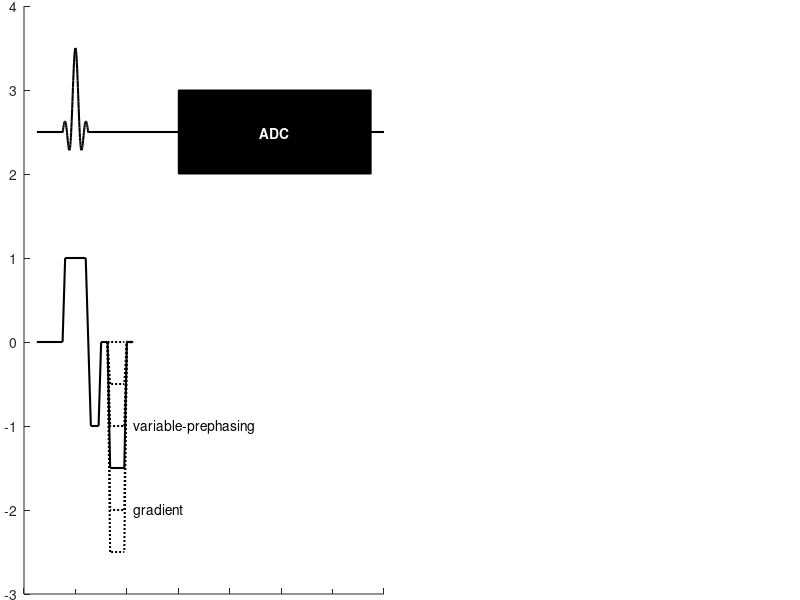

The MATLAB source for this figure: (Note: this script raises an error after producing the figure.)
% Copyright (c) 2024 Hannah Scholten

%% rf-pulse
x_rf = linspace(-0.5,0.5,100);
y_rf = sin(x_rf*19)./(x_rf*19);
offset_rf = 2.5;
offset_rf2 = -5.6;
offset_rf3 = -13.4;
offset_rf4 = -21.5;

%% slice-selection gradient
x_ss = [-0.5, -0.4, 0.4, 0.5, 0.6, 0.9, 1, 1.25];
y_ss = [0,    1,    1,   0,   -1,   -1, 0, 0];
offset_ss = 0;
offset_ss2 = -8.6;
offset_ss3 = -15.9;
offset_ss4 = -24.5;

%% variable-prephasing gradient
x_vp = [0, 0.1, 0.65, 0.75, 1];
y_vp = [0, 1,   1,    0,    0];

%% trapezoidal test gradient
x_tg = [0, 0.5, 0.9, 1.6, 2];
y_tg = [0, 0,   1.5, 1.5, 0];

%% rectangle
x_rect = [-4, -4, 14, 14, -4]-1;
y_rect = [-3,4.5,4.5,  -3, -3];
y_rect2 = [-2,4.9,4.9,  -2, -2];

%%
lw = 1.5;
lw2 = 1.2;

fig = figure('Units','centimeters', 'InnerPosition', [0 0 17.56 18]);

ax1 = subplot('Position',[0.03 0.01 0.45 0.98]);
hold on;
% RF line 1
plot([-1.5, -0.5],[0,0]+offset_rf, 'LineWidth',lw,'Color','k');
plot(x_rf, y_rf+offset_rf, 'LineWidth',lw,'Color','k');
plot([0.5,12],[0,0]+offset_rf, 'LineWidth',lw,'Color','k');
x = x_ss(end)-x_ss(1)+x_vp(end)+x_ss(end);
rectangle('Position',[x, offset_rf-0.5, 7.5, 1], 'FaceColor','k');
text(x+3.75, offset_rf, 'ADC', 'Color','w','FontWeight','bold','HorizontalAlignment','center');
% Gradient line 1
plot([-1.5, -0.5],[0,0]+offset_ss, 'LineWidth',lw,'Color','k');
plot(x_ss, y_ss+offset_ss, 'LineWidth',lw,'Color','k');
plot(x_vp+x_ss(end), -y_vp*0.5+offset_ss,':', 'LineWidth',lw,'Color','k');
plot(x_vp+x_ss(end), zeros(size(x_vp))*1.0+offset_ss,':', 'LineWidth',lw,'Color','k');
plot(x_vp+x_ss(end), -y_vp*1.0+offset_ss,':', 'LineWidth',lw,'Color','k');
plot(x_vp+x_ss(end), -y_vp*1.5+offset_ss, 'LineWidth',lw,'Color','k');
plot(x_vp+x_ss(end), -y_vp*2.0+offset_ss,':', 'LineWidth',lw,'Color','k');
plot(x_vp+x_ss(end), -y_vp*2.5+offset_ss,':', 'LineWidth',lw,'Color','k');
x = x_vp(end)+x_ss(end);
text(x, -y_vp(3)*1.0+offset_ss, 'variable-prephasing');
text(x, -y_vp(3)*2.0+offset_ss, 'gradient');
rectangle('Position',[x_ss(end)-0.1 offset_ss-y_vp(3)*2.5-0.2 0.95 2.9],'LineStyle','none','FaceColor', [0, 0, 0, 0.2]);
rectangle('Position',[x_ss(end)-0.1+0.95 offset_ss-y_vp(3)*2.5-0.2 8.5 2.2],'LineStyle','none','FaceColor', [0, 0, 0, 0.2]);
plot(x_ss-x_ss(1)+x, zeros(size(x_ss))+offset_ss, 'LineWidth',lw,'Color','k');
x = x_ss(end)-x_ss(1)+x;
plot(x_tg+x, y_tg+offset_ss, 'LineWidth',lw,'Color','k');
x = x_tg(end)+x;
text(x-0.1, y_tg(3)+offset_ss-0.1, 'test gradient');
rectangle('Position',[x-1.6 offset_ss-0.2 1.7 2.1],'LineStyle','none','FaceColor', [0, 0, 0, 0.2]);
rectangle('Position',[x+0.1 offset_ss+0.7 5.2 1.2],'LineStyle','none','FaceColor', [0, 0, 0, 0.2]);
plot([x, 12],[0,0]+offset_ss, 'LineWidth',lw,'Color','k');
% rectangle and text 1
plot(x_rect, y_rect+offset_ss,'--', 'LineWidth',lw2,'Color','k');
text(-4.3, offset_rf, 'RF');
text(-4.3, offset_ss, 'G_s_l_i_c_e');
text(-4.5, offset_rf+1.3, '(1)', 'FontWeight','bold','FontSize',11);
% RF line 2
plot([-1.5, -0.5],[0,0]+offset_rf2, 'LineWidth',lw,'Color','k');
plot(x_rf, y_rf+offset_rf2, 'LineWidth',lw,'Color','k');
plot([0.5,12],[0,0]+offset_rf2, 'LineWidth',lw,'Color','k');
x = x_ss(end)-x_ss(1)+x_vp(end)+x_ss(end);
rectangle('Position',[x, offset_rf2-0.5, 7.5, 1], 'FaceColor','k');
text(x+3.75, offset_rf2, 'ADC', 'Color','w','FontWeight','bold','HorizontalAlignment','center');
% Gradient line 2
plot([-1.5, -0.5],[0,0]+offset_ss2, 'LineWidth',lw,'Color','k');
plot(x_ss, y_ss+offset_ss2, 'LineWidth',lw,'Color','k');
x = x_ss(end);
plot([x, 12],[0,0]+offset_ss2, 'LineWidth',lw,'Color','k');
% rectangle and text 2
plot(x_rect, y_rect2+offset_ss2,'-.', 'LineWidth',lw2,'Color','k');
text(-4.3, offset_rf2, 'RF');
text(-4.3, offset_ss2, 'G_s_l_i_c_e');
text(-4.5, offset_rf2+1.3, '(2)', 'FontWeight','bold','FontSize',11);
% RF line 3
plot([-1.5, x_vp(end)+x_ss(end)],[0,0]+offset_rf3, 'LineWidth',lw,'Color','k');
plot(x_rf-x_rf(1)+x_vp(end)+x_ss(end), y_rf+offset_rf3, 'LineWidth',lw,'Color','k');
plot([x_rf(end)-x_rf(1)+x_vp(end)+x_ss(end),12],[0,0]+offset_rf3, 'LineWidth',lw,'Color','k');
x = x_ss(end)-x_ss(1)+x_vp(end)+x_ss(end);
rectangle('Position',[x, offset_rf3-0.5, 7.5, 1], 'FaceColor','k');
text(x+3.75, offset_rf3, 'ADC', 'Color','w','FontWeight','bold','HorizontalAlignment','center');
% Gradient line 3
plot([-1.5, x_ss(end)],[0,0]+offset_ss3, 'LineWidth',lw,'Color','k');
plot(x_vp+x_ss(end), -y_vp*0.5+offset_ss3,':', 'LineWidth',lw,'Color','k');
plot(x_vp+x_ss(end), zeros(size(x_vp))*1.0+offset_ss3,':', 'LineWidth',lw,'Color','k');
plot(x_vp+x_ss(end), -y_vp*1.0+offset_ss3,':', 'LineWidth',lw,'Color','k');
plot(x_vp+x_ss(end), -y_vp*1.5+offset_ss3, 'LineWidth',lw,'Color','k');
plot(x_vp+x_ss(end), -y_vp*2.0+offset_ss3,':', 'LineWidth',lw,'Color','k');
plot(x_vp+x_ss(end), -y_vp*2.5+offset_ss3,':', 'LineWidth',lw,'Color','k');
x = x_vp(end)+x_ss(end);
plot(x_ss-x_ss(1)+x, y_ss+offset_ss3, 'LineWidth',lw,'Color','k');
x = x_ss(end)-x_ss(1)+x;
plot([x, 12],[0,0]+offset_ss3, 'LineWidth',lw,'Color','k');
% rectangle and text 3
plot(x_rect, y_rect+offset_ss3,'-.', 'LineWidth',lw2,'Color','k');
text(-4.3, offset_rf3, 'RF');
text(-4.3, offset_ss3, 'G_s_l_i_c_e');
text(-4.5, offset_rf3+1.3, '(3)', 'FontWeight','bold','FontSize',11);
% RF line 4
plot([-1.5, x_vp(end)+x_ss(end)],[0,0]+offset_rf4, 'LineWidth',lw,'Color','k');
plot(x_rf-x_rf(1)+x_vp(end)+x_ss(end), y_rf+offset_rf4, 'LineWidth',lw,'Color','k');
plot([x_rf(end)-x_rf(1)+x_vp(end)+x_ss(end),12],[0,0]+offset_rf4, 'LineWidth',lw,'Color','k');
x = x_ss(end)-x_ss(1)+x_vp(end)+x_ss(end);
rectangle('Position',[x, offset_rf4-0.5, 7.5, 1], 'FaceColor','k');
text(x+3.75, offset_rf4, 'ADC', 'Color','w','FontWeight','bold','HorizontalAlignment','center');
% Gradient line 4
plot([-1.5, x_ss(end)+x_vp(end)],[0,0]+offset_ss4, 'LineWidth',lw,'Color','k');
x = x_vp(end)+x_ss(end);
plot(x_ss-x_ss(1)+x, y_ss+offset_ss4, 'LineWidth',lw,'Color','k');
x = x_ss(end)-x_ss(1)+x;
plot([x, 12],[0,0]+offset_ss4, 'LineWidth',lw,'Color','k');
% rectangle and text 4
plot(x_rect, y_rect2+offset_ss4,'-.', 'LineWidth',lw2,'Color','k');
text(-4.3, offset_rf4, 'RF');
text(-4.3, offset_ss4, 'G_s_l_i_c_e');
text(-4.5, offset_rf4+1.3, '(4)', 'FontWeight','bold','FontSize',11);
% other stuff
plot([-3.75, -4.5, -4.5, -3.75]-1, [5.5, 5.5, -2.5+offset_ss4, -2.5+offset_ss4], 'LineWidth',lw2,'Color','k');
plot([13.75, 14.5, 14.5, 13.75]-1, [5.5, 5.5, -2.5+offset_ss4, -2.5+offset_ss4], 'LineWidth',lw2,'Color','k');
text(-4.5, 5.5, 'for n = 1 ... N (variable-prephasing steps)');
plot([-4, -5, -5, -4]-1, [6.5, 6.5, -3+offset_ss4, -3+offset_ss4], 'LineWidth',lw2,'Color','k');
plot([14, 15, 15, 14]-1, [6.5, 6.5, -3+offset_ss4, -3+offset_ss4], 'LineWidth',lw2,'Color','k');
text(-4.5, 6.5, 'for m = 1 ... M (slices)');
xlim([x_rect(1)-1.2 x_rect(3)+1.2]);
ylim([y_rect2(1)+offset_ss4-1.2 y_rect(2)+offset_ss+3.2]);
text(-7, 7.5, '(A)', 'FontWeight','bold', 'FontSize',12);
set(gca,'XColor','none','YColor','none','TickDir','out');

ax2 = subplot('Position',[0.53 0.01 0.45 0.98]);
hold on;
% RF line 1
plot([-1.5, -0.5],[0,0]+offset_rf, 'LineWidth',lw,'Color','k');
plot(x_rf, y_rf+offset_rf, 'LineWidth',lw,'Color','k');
plot([0.5,12],[0,0]+offset_rf, 'LineWidth',lw,'Color','k');
x = x_ss(end)-x_ss(1)+x_vp(end)+x_ss(end);
rectangle('Position',[x, offset_rf-0.5, 7.5, 1], 'FaceColor','k');
text(x+3.75, offset_rf, 'ADC', 'Color','w','FontWeight','bold','HorizontalAlignment','center');
% Gradient line 1
plot([-1.5, -0.5],[0,0]+offset_ss, 'LineWidth',lw,'Color','k');
plot(x_ss, y_ss+offset_ss, 'LineWidth',lw,'Color','k');
plot(x_vp+x_ss(end), -y_vp*0.5+offset_ss,':', 'LineWidth',lw,'Color','k');
plot(x_vp+x_ss(end), zeros(size(x_vp))*1.0+offset_ss,':', 'LineWidth',lw,'Color','k');
plot(x_vp+x_ss(end), -y_vp*1.0+offset_ss,':', 'LineWidth',lw,'Color','k');
plot(x_vp+x_ss(end), -y_vp*1.5+offset_ss, 'LineWidth',lw,'Color','k');
plot(x_vp+x_ss(end), -y_vp*2.0+offset_ss,':', 'LineWidth',lw,'Color','k');
plot(x_vp+x_ss(end), -y_vp*2.5+offset_ss,':', 'LineWidth',lw,'Color','k');
x = x_vp(end)+x_ss(end);
plot(x_ss-x_ss(1)+x, zeros(size(x_ss))+offset_ss, 'LineWidth',lw,'Color','k');
x = x_ss(end)-x_ss(1)+x;
plot(x_tg+x, y_tg+offset_ss, 'LineWidth',lw,'Color','k');
x = x_tg(end)+x;
plot([x, 12],[0,0]+offset_ss, 'LineWidth',lw,'Color','k');
% rectangle and text 1
plot(x_rect, y_rect+offset_ss,'--', 'LineWidth',lw2,'Color','k');
text(-4.3, offset_rf, 'RF');
text(-4.3, offset_ss, 'G_s_l_i_c_e');
text(-4.5, offset_rf+1.3, '(1)', 'FontWeight','bold','FontSize',11);
% RF line 2
plot([-1.5, -0.5],[0,0]+offset_rf2, 'LineWidth',lw,'Color','k');
plot(x_rf, y_rf+offset_rf2, 'LineWidth',lw,'Color','k');
plot([0.5,12],[0,0]+offset_rf2, 'LineWidth',lw,'Color','k');
x = x_ss(end)-x_ss(1)+x_vp(end)+x_ss(end);
rectangle('Position',[x, offset_rf2-0.5, 7.5, 1], 'FaceColor','k');
text(x+3.75, offset_rf2, 'ADC', 'Color','w','FontWeight','bold','HorizontalAlignment','center');
% Gradient line 2
plot([-1.5, -0.5],[0,0]+offset_ss2, 'LineWidth',lw,'Color','k');
plot(x_ss, y_ss+offset_ss2, 'LineWidth',lw,'Color','k');
plot(x_vp+x_ss(end), y_vp*0.5+offset_ss2,':', 'LineWidth',lw,'Color','k');
plot(x_vp+x_ss(end), zeros(size(x_vp))*1.0+offset_ss2,':', 'LineWidth',lw,'Color','k');
plot(x_vp+x_ss(end), y_vp*1.0+offset_ss2,':', 'LineWidth',lw,'Color','k');
plot(x_vp+x_ss(end), y_vp*1.5+offset_ss2, 'LineWidth',lw,'Color','k');
plot(x_vp+x_ss(end), y_vp*2.0+offset_ss2,':', 'LineWidth',lw,'Color','k');
plot(x_vp+x_ss(end), y_vp*2.5+offset_ss2,':', 'LineWidth',lw,'Color','k');
x = x_vp(end)+x_ss(end);
plot(x_ss-x_ss(1)+x, zeros(size(x_ss))+offset_ss2, 'LineWidth',lw,'Color','k');
x = x_ss(end)-x_ss(1)+x;
plot(x_tg+x, -y_tg+offset_ss2, 'LineWidth',lw,'Color','k');
x = x_tg(end)+x;
plot([x, 12],[0,0]+offset_ss2, 'LineWidth',lw,'Color','k');
% rectangle and text 2
plot(x_rect, y_rect2+offset_ss2,'-.', 'LineWidth',lw2,'Color','k');
text(-4.3, offset_rf2, 'RF');
text(-4.3, offset_ss2, 'G_s_l_i_c_e');
text(-4.5, offset_rf2+1.3, '(2)', 'FontWeight','bold','FontSize',11);
% RF line 3
plot([-1.5, x_vp(end)+x_ss(end)],[0,0]+offset_rf3, 'LineWidth',lw,'Color','k');
plot(x_rf-x_rf(1)+x_vp(end)+x_ss(end), y_rf+offset_rf3, 'LineWidth',lw,'Color','k');
plot([x_rf(end)-x_rf(1)+x_vp(end)+x_ss(end),12],[0,0]+offset_rf3, 'LineWidth',lw,'Color','k');
x = x_ss(end)-x_ss(1)+x_vp(end)+x_ss(end);
rectangle('Position',[x, offset_rf3-0.5, 7.5, 1], 'FaceColor','k');
text(x+3.75, offset_rf3, 'ADC', 'Color','w','FontWeight','bold','HorizontalAlignment','center');
% Gradient line 3
plot([-1.5, x_ss(end)],[0,0]+offset_ss3, 'LineWidth',lw,'Color','k');
plot(x_vp+x_ss(end), -y_vp*0.5+offset_ss3,':', 'LineWidth',lw,'Color','k');
plot(x_vp+x_ss(end), zeros(size(x_vp))*1.0+offset_ss3,':', 'LineWidth',lw,'Color','k');
plot(x_vp+x_ss(end), -y_vp*1.0+offset_ss3,':', 'LineWidth',lw,'Color','k');
plot(x_vp+x_ss(end), -y_vp*1.5+offset_ss3, 'LineWidth',lw,'Color','k');
plot(x_vp+x_ss(end), -y_vp*2.0+offset_ss3,':', 'LineWidth',lw,'Color','k');
plot(x_vp+x_ss(end), -y_vp*2.5+offset_ss3,':', 'LineWidth',lw,'Color','k');
x = x_vp(end)+x_ss(end);
plot(x_ss-x_ss(1)+x, y_ss+offset_ss3, 'LineWidth',lw,'Color','k');
x = x_ss(end)-x_ss(1)+x;
plot([x, 12],[0,0]+offset_ss3, 'LineWidth',lw,'Color','k');
% rectangle and text 3
plot(x_rect, y_rect+offset_ss3,'-.', 'LineWidth',lw2,'Color','k');
text(-4.3, offset_rf3, 'RF');
text(-4.3, offset_ss3, 'G_s_l_i_c_e');
text(-4.5, offset_rf3+1.3, '(3)', 'FontWeight','bold','FontSize',11);
% RF line 4
plot([-1.5, x_vp(end)+x_ss(end)],[0,0]+offset_rf4, 'LineWidth',lw,'Color','k');
plot(x_rf-x_rf(1)+x_vp(end)+x_ss(end), y_rf+offset_rf4, 'LineWidth',lw,'Color','k');
plot([x_rf(end)-x_rf(1)+x_vp(end)+x_ss(end),12],[0,0]+offset_rf4, 'LineWidth',lw,'Color','k');
x = x_ss(end)-x_ss(1)+x_vp(end)+x_ss(end);
rectangle('Position',[x, offset_rf4-0.5, 7.5, 1], 'FaceColor','k');
text(x+3.75, offset_rf4, 'ADC', 'Color','w','FontWeight','bold','HorizontalAlignment','center');
% Gradient line 4
plot([-1.5, x_ss(end)],[0,0]+offset_ss4, 'LineWidth',lw,'Color','k');
plot(x_vp+x_ss(end), y_vp*0.5+offset_ss4,':', 'LineWidth',lw,'Color','k');
plot(x_vp+x_ss(end), zeros(size(x_vp))*1.0+offset_ss4,':', 'LineWidth',lw,'Color','k');
plot(x_vp+x_ss(end), y_vp*1.0+offset_ss4,':', 'LineWidth',lw,'Color','k');
plot(x_vp+x_ss(end), y_vp*1.5+offset_ss4, 'LineWidth',lw,'Color','k');
plot(x_vp+x_ss(end), y_vp*2.0+offset_ss4,':', 'LineWidth',lw,'Color','k');
plot(x_vp+x_ss(end), y_vp*2.5+offset_ss4,':', 'LineWidth',lw,'Color','k');
x = x_vp(end)+x_ss(end);
plot(x_ss-x_ss(1)+x, y_ss+offset_ss4, 'LineWidth',lw,'Color','k');
x = x_ss(end)-x_ss(1)+x;
plot([x, 12],[0,0]+offset_ss4, 'LineWidth',lw,'Color','k');
% rectangle and text 4
plot(x_rect, y_rect2+offset_ss4,'-.', 'LineWidth',lw2,'Color','k');
text(-4.3, offset_rf4, 'RF');
text(-4.3, offset_ss4, 'G_s_l_i_c_e');
text(-4.5, offset_rf4+1.3, '(4)', 'FontWeight','bold','FontSize',11);
% other stuff
plot([-3.75, -4.5, -4.5, -3.75]-1, [5.5, 5.5, -2.5+offset_ss4, -2.5+offset_ss4], 'LineWidth',lw2,'Color','k');
plot([13.75, 14.5, 14.5, 13.75]-1, [5.5, 5.5, -2.5+offset_ss4, -2.5+offset_ss4], 'LineWidth',lw2,'Color','k');
text(-4.5, 5.5, 'for n = 1 ... N (variable-prephasing steps)');
plot([-4, -5, -5, -4]-1, [6.5, 6.5, -3+offset_ss4, -3+offset_ss4], 'LineWidth',lw2,'Color','k');
plot([14, 15, 15, 14]-1, [6.5, 6.5, -3+offset_ss4, -3+offset_ss4], 'LineWidth',lw2,'Color','k');
text(-4.5, 6.5, 'for m = 1 ... M (slices)');
xlim([x_rect(1)-1.2 x_rect(3)+1.2]);
ylim([y_rect2(1)+offset_ss4-1.2 y_rect(2)+offset_ss+3.2]);
text(-7, 7.5, '(B)', 'FontWeight','bold', 'FontSize',12);
set(gca,'XColor','none','YColor','none','TickDir','out');

